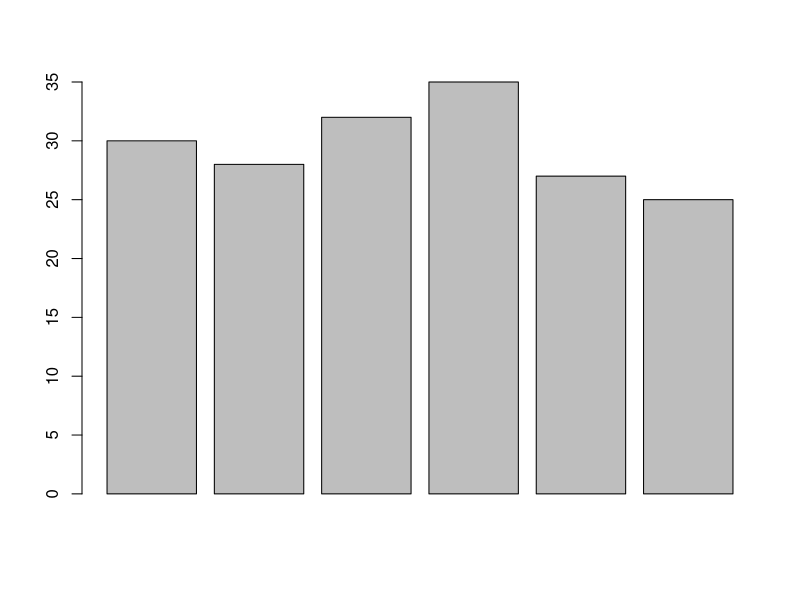

Recreate this plot in R.
# c() - é para Concatenar (formando um array, vector...)
precos <- c(30,28,32,35,27,25)	

# Gráfico de barras
barplot(precos)			
